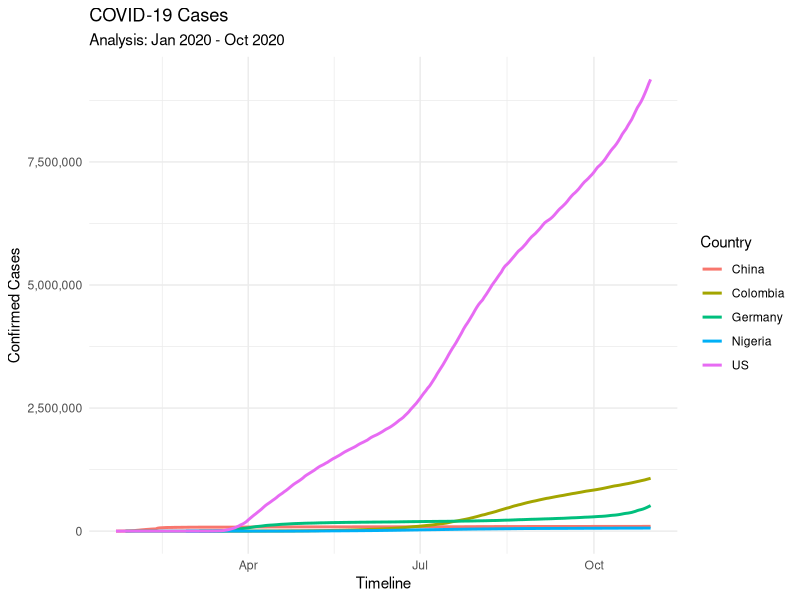
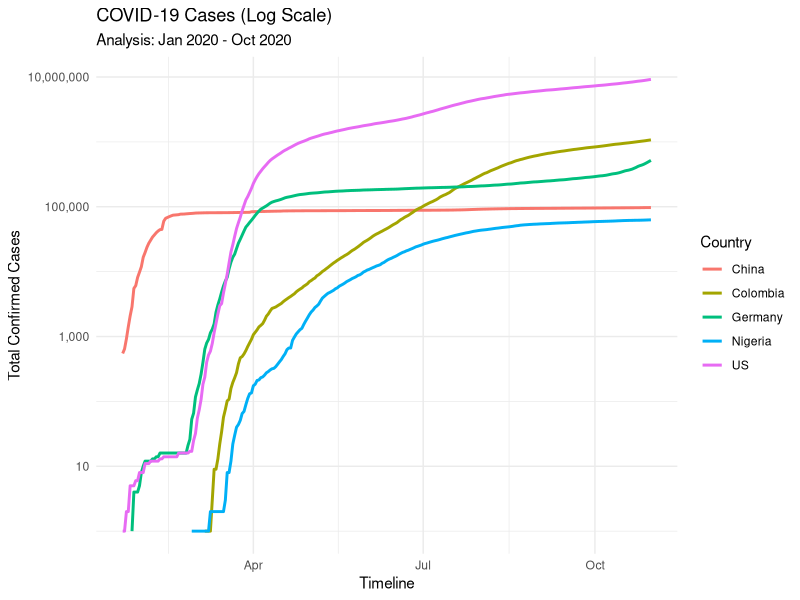
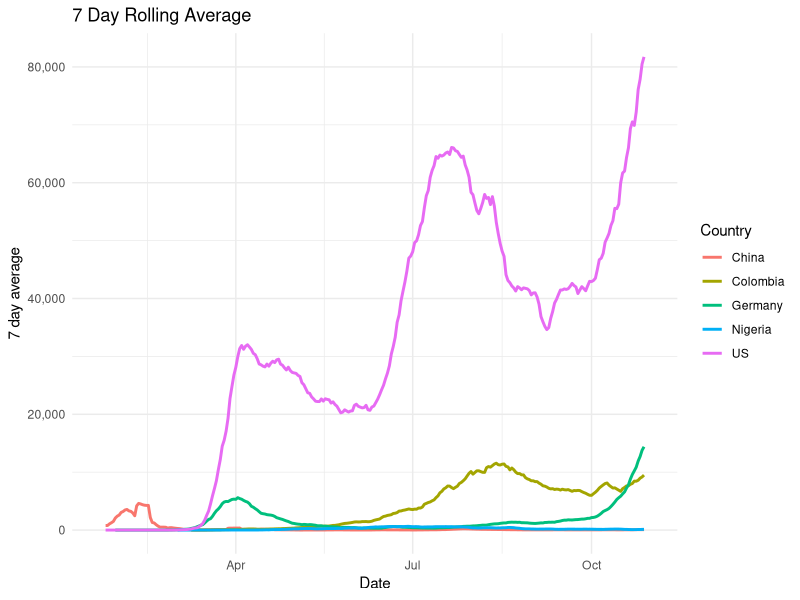
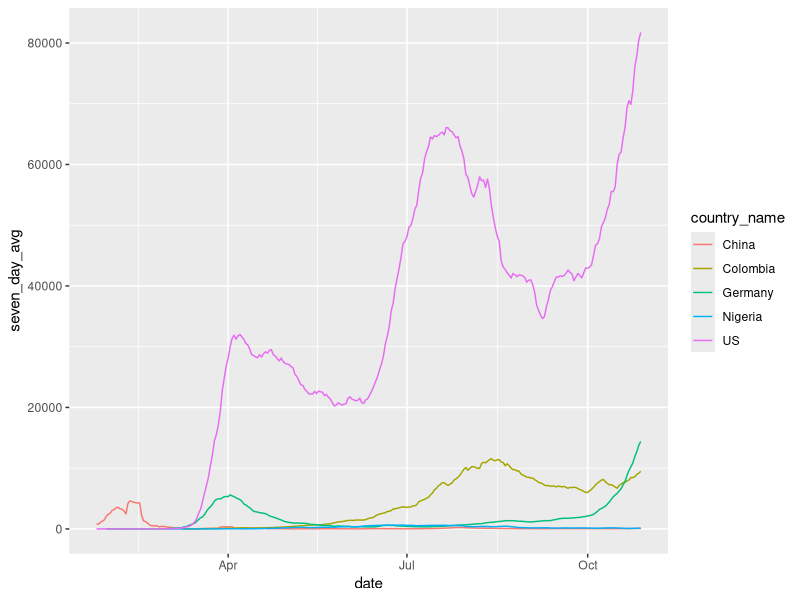

Recreate these plots in R, in order.
## ---- chunk 1
library(tidyverse) 
library(lubridate)  
library(scales)     
library(zoo)        
raw_data <- read.csv("data.csv", header = TRUE, sep = ',')
## ---- chunk 2
df <- raw_data %>%
  pivot_longer(cols = starts_with("X"), names_to = "date", values_to = "cases") %>%
  mutate(date = mdy(gsub("\\.", "/", sub("^X", "", date)))) %>%
  filter(date >= as.Date("2020-01-22") & date <= as.Date("2020-10-31"))

head(df)
## ---- chunk 3
new_df<- df %>%
  mutate(cases = as.numeric(cases)) %>%
  group_by(Country.Region, date) %>%
  summarize(total_cases = sum(cases, na.rm = TRUE), .groups = "drop") %>%
  rename(country_name = Country.Region)

head(new_df)
## ---- chunk 4
selected_countries <- c("China", "Colombia", "Germany", "Nigeria", "US")

selected_countries_df <- new_df %>%
  filter(country_name %in% selected_countries) %>%
  filter(!is.na(total_cases) & total_cases > 0)

p <- ggplot(selected_countries_df, aes(x = date, y = total_cases, color = country_name)) +
  geom_line(linewidth = 1) + 
  scale_y_continuous(labels = comma) + 
  labs(title = "COVID-19 Cases", subtitle = "Analysis: Jan 2020 - Oct 2020", x = "Timeline", y = "Confirmed Cases", color = "Country") + theme_minimal()

print(p)
## ---- chunk 5
p_log <- ggplot(selected_countries_df, aes(x = date, y = total_cases, color = country_name)) +
  geom_line(linewidth = 1) + 
  scale_y_log10(labels = comma) + 
  labs(
    title = "COVID-19 Cases (Log Scale)",
    subtitle = "Analysis: Jan 2020 - Oct 2020",
    x = "Timeline",
    y = "Total Confirmed Cases",
    color = "Country"
  ) + 
  theme_minimal()

print(p_log)
## ---- chunk 6
selected_countries_df <- selected_countries_df %>%
  arrange(country_name, date) %>%
  group_by(country_name) %>%
  mutate(
    total_cases = cummax(total_cases),
    new_cases = total_cases - lag(total_cases),
    new_cases = ifelse(is.na(new_cases), total_cases, new_cases)
  ) %>%
  ungroup()

head(selected_countries_df)
## ---- chunk 7
selected_countries_df <- selected_countries_df %>%
  group_by(country_name) %>%
  arrange(date) %>%
  mutate(seven_day_avg = rollmean(new_cases, k = 7, fill = NA, align = "center")) %>%
  ungroup()

p_rolling <- ggplot(selected_countries_df, aes(x = date, y = seven_day_avg, color = country_name)) +
  geom_line(linewidth = 1) +
  scale_y_continuous(labels = comma) +
  labs(
    title = "7 Day Rolling Average",
    x = "Date",
    y = "7 day average",
    color = "Country"
  ) +
  theme_minimal()

print(p_rolling)
## ---- chunk 8
selected_countries_df %>%
  filter(!is.na(seven_day_avg)) %>%
  ggplot(aes(x = date, y = seven_day_avg, color = country_name)) +
  geom_line()
